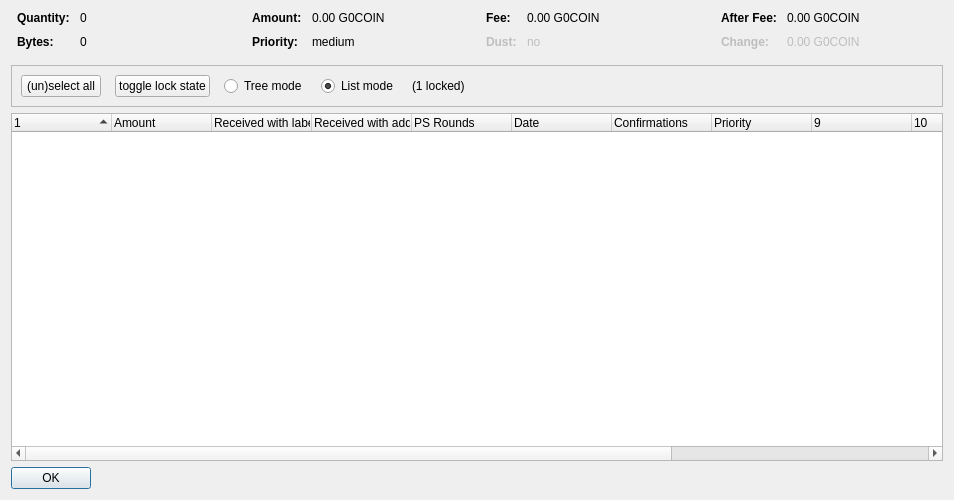
<?xml version="1.0" encoding="UTF-8"?>
<ui version="4.0">
 <class>CoinControlDialog</class>
 <widget class="QDialog" name="CoinControlDialog">
  <property name="geometry">
   <rect>
    <x>0</x>
    <y>0</y>
    <width>954</width>
    <height>500</height>
   </rect>
  </property>
  <property name="windowTitle">
   <string>Coin Selection</string>
  </property>
  <layout class="QVBoxLayout" name="verticalLayout">
   <item>
    <layout class="QHBoxLayout" name="horizontalLayoutTop" stretch="0,0,0,0">
     <property name="topMargin">
      <number>0</number>
     </property>
     <property name="bottomMargin">
      <number>10</number>
     </property>
     <item>
      <layout class="QFormLayout" name="formLayoutCoinControl1">
       <property name="horizontalSpacing">
        <number>10</number>
       </property>
       <property name="verticalSpacing">
        <number>10</number>
       </property>
       <property name="leftMargin">
        <number>6</number>
       </property>
       <property name="rightMargin">
        <number>6</number>
       </property>
       <item row="0" column="0">
        <widget class="QLabel" name="labelCoinControlQuantityText">
         <property name="font">
          <font>
           <weight>75</weight>
           <bold>true</bold>
          </font>
         </property>
         <property name="text">
          <string>Quantity:</string>
         </property>
        </widget>
       </item>
       <item row="0" column="1">
        <widget class="QLabel" name="labelCoinControlQuantity">
         <property name="cursor">
          <cursorShape>IBeamCursor</cursorShape>
         </property>
         <property name="contextMenuPolicy">
          <enum>Qt::ActionsContextMenu</enum>
         </property>
         <property name="text">
          <string notr="true">0</string>
         </property>
         <property name="textInteractionFlags">
          <set>Qt::LinksAccessibleByMouse|Qt::TextSelectableByKeyboard|Qt::TextSelectableByMouse</set>
         </property>
        </widget>
       </item>
       <item row="1" column="0">
        <widget class="QLabel" name="labelCoinControlBytesText">
         <property name="font">
          <font>
           <weight>75</weight>
           <bold>true</bold>
          </font>
         </property>
         <property name="text">
          <string>Bytes:</string>
         </property>
        </widget>
       </item>
       <item row="1" column="1">
        <widget class="QLabel" name="labelCoinControlBytes">
         <property name="cursor">
          <cursorShape>IBeamCursor</cursorShape>
         </property>
         <property name="contextMenuPolicy">
          <enum>Qt::ActionsContextMenu</enum>
         </property>
         <property name="text">
          <string notr="true">0</string>
         </property>
         <property name="textInteractionFlags">
          <set>Qt::LinksAccessibleByMouse|Qt::TextSelectableByKeyboard|Qt::TextSelectableByMouse</set>
         </property>
        </widget>
       </item>
      </layout>
     </item>
     <item>
      <layout class="QFormLayout" name="formLayoutCoinControl2">
       <property name="horizontalSpacing">
        <number>10</number>
       </property>
       <property name="verticalSpacing">
        <number>10</number>
       </property>
       <property name="leftMargin">
        <number>6</number>
       </property>
       <property name="rightMargin">
        <number>6</number>
       </property>
       <item row="0" column="0">
        <widget class="QLabel" name="labelCoinControlAmountText">
         <property name="font">
          <font>
           <weight>75</weight>
           <bold>true</bold>
          </font>
         </property>
         <property name="text">
          <string>Amount:</string>
         </property>
        </widget>
       </item>
       <item row="0" column="1">
        <widget class="QLabel" name="labelCoinControlAmount">
         <property name="cursor">
          <cursorShape>IBeamCursor</cursorShape>
         </property>
         <property name="contextMenuPolicy">
          <enum>Qt::ActionsContextMenu</enum>
         </property>
         <property name="text">
          <string notr="true">0.00 G0COIN</string>
         </property>
         <property name="textInteractionFlags">
          <set>Qt::LinksAccessibleByMouse|Qt::TextSelectableByKeyboard|Qt::TextSelectableByMouse</set>
         </property>
        </widget>
       </item>
       <item row="1" column="0">
        <widget class="QLabel" name="labelCoinControlPriorityText">
         <property name="font">
          <font>
           <weight>75</weight>
           <bold>true</bold>
          </font>
         </property>
         <property name="text">
          <string>Priority:</string>
         </property>
        </widget>
       </item>
       <item row="1" column="1">
        <widget class="QLabel" name="labelCoinControlPriority">
         <property name="cursor">
          <cursorShape>IBeamCursor</cursorShape>
         </property>
         <property name="contextMenuPolicy">
          <enum>Qt::ActionsContextMenu</enum>
         </property>
         <property name="text">
          <string>medium</string>
         </property>
         <property name="textInteractionFlags">
          <set>Qt::LinksAccessibleByMouse|Qt::TextSelectableByKeyboard|Qt::TextSelectableByMouse</set>
         </property>
        </widget>
       </item>
      </layout>
     </item>
     <item>
      <layout class="QFormLayout" name="formLayoutCoinControl3">
       <property name="horizontalSpacing">
        <number>10</number>
       </property>
       <property name="verticalSpacing">
        <number>10</number>
       </property>
       <property name="leftMargin">
        <number>6</number>
       </property>
       <property name="rightMargin">
        <number>6</number>
       </property>
       <item row="0" column="0">
        <widget class="QLabel" name="labelCoinControlFeeText">
         <property name="font">
          <font>
           <weight>75</weight>
           <bold>true</bold>
          </font>
         </property>
         <property name="text">
          <string>Fee:</string>
         </property>
        </widget>
       </item>
       <item row="0" column="1">
        <widget class="QLabel" name="labelCoinControlFee">
         <property name="cursor">
          <cursorShape>IBeamCursor</cursorShape>
         </property>
         <property name="contextMenuPolicy">
          <enum>Qt::ActionsContextMenu</enum>
         </property>
         <property name="text">
          <string notr="true">0.00 G0COIN</string>
         </property>
         <property name="textInteractionFlags">
          <set>Qt::LinksAccessibleByMouse|Qt::TextSelectableByKeyboard|Qt::TextSelectableByMouse</set>
         </property>
        </widget>
       </item>
       <item row="1" column="0">
        <widget class="QLabel" name="labelCoinControlLowOutputText">
         <property name="enabled">
          <bool>false</bool>
         </property>
         <property name="font">
          <font>
           <weight>75</weight>
           <bold>true</bold>
          </font>
         </property>
         <property name="text">
          <string>Dust:</string>
         </property>
        </widget>
       </item>
       <item row="1" column="1">
        <widget class="QLabel" name="labelCoinControlLowOutput">
         <property name="enabled">
          <bool>false</bool>
         </property>
         <property name="cursor">
          <cursorShape>IBeamCursor</cursorShape>
         </property>
         <property name="contextMenuPolicy">
          <enum>Qt::ActionsContextMenu</enum>
         </property>
         <property name="text">
          <string>no</string>
         </property>
         <property name="textInteractionFlags">
          <set>Qt::LinksAccessibleByMouse|Qt::TextSelectableByKeyboard|Qt::TextSelectableByMouse</set>
         </property>
        </widget>
       </item>
      </layout>
     </item>
     <item>
      <layout class="QFormLayout" name="formLayoutCoinControl4">
       <property name="horizontalSpacing">
        <number>10</number>
       </property>
       <property name="verticalSpacing">
        <number>10</number>
       </property>
       <property name="leftMargin">
        <number>6</number>
       </property>
       <property name="rightMargin">
        <number>6</number>
       </property>
       <item row="0" column="0">
        <widget class="QLabel" name="labelCoinControlAfterFeeText">
         <property name="font">
          <font>
           <weight>75</weight>
           <bold>true</bold>
          </font>
         </property>
         <property name="text">
          <string>After Fee:</string>
         </property>
        </widget>
       </item>
       <item row="0" column="1">
        <widget class="QLabel" name="labelCoinControlAfterFee">
         <property name="cursor">
          <cursorShape>IBeamCursor</cursorShape>
         </property>
         <property name="contextMenuPolicy">
          <enum>Qt::ActionsContextMenu</enum>
         </property>
         <property name="text">
          <string notr="true">0.00 G0COIN</string>
         </property>
         <property name="textInteractionFlags">
          <set>Qt::LinksAccessibleByMouse|Qt::TextSelectableByKeyboard|Qt::TextSelectableByMouse</set>
         </property>
        </widget>
       </item>
       <item row="1" column="0">
        <widget class="QLabel" name="labelCoinControlChangeText">
         <property name="enabled">
          <bool>false</bool>
         </property>
         <property name="font">
          <font>
           <weight>75</weight>
           <bold>true</bold>
          </font>
         </property>
         <property name="text">
          <string>Change:</string>
         </property>
        </widget>
       </item>
       <item row="1" column="1">
        <widget class="QLabel" name="labelCoinControlChange">
         <property name="enabled">
          <bool>false</bool>
         </property>
         <property name="cursor">
          <cursorShape>IBeamCursor</cursorShape>
         </property>
         <property name="contextMenuPolicy">
          <enum>Qt::ActionsContextMenu</enum>
         </property>
         <property name="text">
          <string notr="true">0.00 G0COIN</string>
         </property>
         <property name="textInteractionFlags">
          <set>Qt::LinksAccessibleByMouse|Qt::TextSelectableByKeyboard|Qt::TextSelectableByMouse</set>
         </property>
        </widget>
       </item>
      </layout>
     </item>
    </layout>
   </item>
   <item>
    <widget class="QFrame" name="frame">
     <property name="minimumSize">
      <size>
       <width>0</width>
       <height>40</height>
      </size>
     </property>
     <property name="frameShape">
      <enum>QFrame::StyledPanel</enum>
     </property>
     <property name="frameShadow">
      <enum>QFrame::Sunken</enum>
     </property>
     <layout class="QHBoxLayout" name="horizontalLayout">
      <item>
       <layout class="QHBoxLayout" name="horizontalLayoutPanel" stretch="0,0,0,0,0,0">
        <property name="spacing">
         <number>14</number>
        </property>
        <item>
         <widget class="QPushButton" name="pushButtonSelectAll">
          <property name="sizePolicy">
           <sizepolicy hsizetype="Maximum" vsizetype="Fixed">
            <horstretch>0</horstretch>
            <verstretch>0</verstretch>
           </sizepolicy>
          </property>
          <property name="text">
           <string>(un)select all</string>
          </property>
          <property name="autoDefault">
           <bool>false</bool>
          </property>
         </widget>
        </item>
        <item>
         <widget class="QPushButton" name="pushButtonToggleLock">
          <property name="sizePolicy">
           <sizepolicy hsizetype="Maximum" vsizetype="Fixed">
            <horstretch>0</horstretch>
            <verstretch>0</verstretch>
           </sizepolicy>
          </property>
          <property name="text">
           <string>toggle lock state</string>
          </property>
          <property name="autoDefault">
           <bool>false</bool>
          </property>
         </widget>
        </item>
        <item>
         <widget class="QRadioButton" name="radioTreeMode">
          <property name="sizePolicy">
           <sizepolicy hsizetype="Maximum" vsizetype="Fixed">
            <horstretch>0</horstretch>
            <verstretch>0</verstretch>
           </sizepolicy>
          </property>
          <property name="text">
           <string>Tree mode</string>
          </property>
         </widget>
        </item>
        <item>
         <widget class="QRadioButton" name="radioListMode">
          <property name="sizePolicy">
           <sizepolicy hsizetype="Maximum" vsizetype="Fixed">
            <horstretch>0</horstretch>
            <verstretch>0</verstretch>
           </sizepolicy>
          </property>
          <property name="text">
           <string>List mode</string>
          </property>
          <property name="checked">
           <bool>true</bool>
          </property>
         </widget>
        </item>
        <item>
         <widget class="QLabel" name="labelLocked">
          <property name="text">
           <string>(1 locked)</string>
          </property>
         </widget>
        </item>
        <item>
         <spacer name="horizontalSpacer">
          <property name="orientation">
           <enum>Qt::Horizontal</enum>
          </property>
          <property name="sizeHint" stdset="0">
           <size>
            <width>40</width>
            <height>20</height>
           </size>
          </property>
         </spacer>
        </item>
       </layout>
      </item>
     </layout>
    </widget>
   </item>
   <item>
    <widget class="CoinControlTreeWidget" name="treeWidget">
     <property name="contextMenuPolicy">
      <enum>Qt::CustomContextMenu</enum>
     </property>
     <property name="sortingEnabled">
      <bool>false</bool>
     </property>
     <property name="columnCount">
      <number>13</number>
     </property>
     <attribute name="headerShowSortIndicator" stdset="0">
      <bool>true</bool>
     </attribute>
     <attribute name="headerStretchLastSection">
      <bool>false</bool>
     </attribute>
     <column>
      <property name="text">
       <string/>
      </property>
     </column>
     <column>
      <property name="text">
       <string>Amount</string>
      </property>
     </column>
     <column>
      <property name="text">
       <string>Received with label</string>
      </property>
     </column>
     <column>
      <property name="text">
       <string>Received with address</string>
      </property>
     </column>
     <column>
      <property name="text">
       <string>PS Rounds</string>
      </property>
     </column>
     <column>
      <property name="text">
       <string>Date</string>
      </property>
     </column>
     <column>
      <property name="text">
       <string>Confirmations</string>
      </property>
      <property name="toolTip">
       <string>Confirmed</string>
      </property>
     </column>
     <column>
      <property name="text">
       <string>Priority</string>
      </property>
     </column>
     <column>
      <property name="text">
       <string/>
      </property>
     </column>
     <column>
      <property name="text">
       <string/>
      </property>
     </column>
     <column>
      <property name="text">
       <string/>
      </property>
     </column>
     <column>
      <property name="text">
       <string/>
      </property>
     </column>
     <column>
      <property name="text">
       <string/>
      </property>
     </column>
    </widget>
   </item>
   <item>
    <widget class="QDialogButtonBox" name="buttonBox">
     <property name="sizePolicy">
      <sizepolicy hsizetype="Maximum" vsizetype="Fixed">
       <horstretch>0</horstretch>
       <verstretch>0</verstretch>
      </sizepolicy>
     </property>
     <property name="orientation">
      <enum>Qt::Horizontal</enum>
     </property>
     <property name="standardButtons">
      <set>QDialogButtonBox::Ok</set>
     </property>
    </widget>
   </item>
  </layout>
 </widget>
 <customwidgets>
  <customwidget>
   <class>CoinControlTreeWidget</class>
   <extends>QTreeWidget</extends>
   <header>coincontroltreewidget.h</header>
  </customwidget>
 </customwidgets>
 <resources/>
 <connections/>
</ui>
